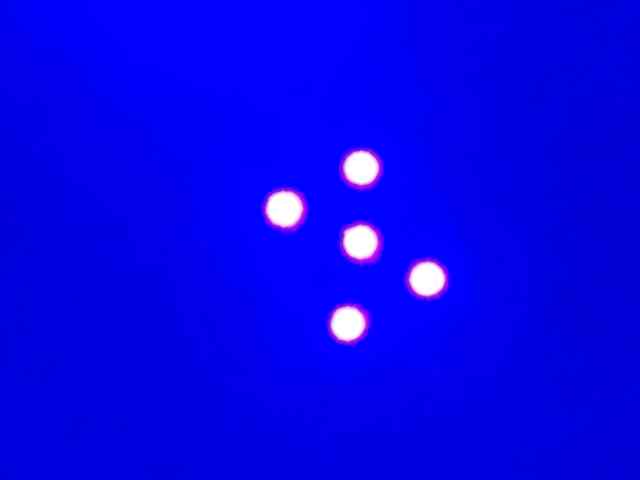
#> input picture luminosity_drone/luminosity_drone/image_1.png, 640 x 480 px
$ python -i led_detection.py   (imports and definitions only)
#> lines starting #> are read from the running program, lines starting #| are printed output that depends on the picture; after the words box and inside, x2 and y2 are one past the last pixel; in counts of white or black regions, pixels touching at a corner belong together
#> further down, picture is the input picture: shape (480, 640, 3); mean B, G, R 234.2, 4.3, 6.5
'''
# Team ID:           1321
# Theme:             Luminosity Drone
# Author List:       M Krishnaprasad Varma, Karthik Manoranjan, Madhav Menon, Sneha Joe M
# Filename:          led_detection.py
# Functions:         led_finder
# Global variables:  None
'''

# import the necessary packages
from imutils import contours
from skimage import measure
import numpy as np
import imutils
import cv2


def led_finder(image):
    '''
    Purpose:
    ---
    To detect the LEDs present in the input frame and calculates the area of the individual LEDs present and the average normalised centroid of the LEDs.

    Input Arguments:
    ---
    `image` :  [ ndarray ]
        The image to be analysed.

    Returns:
    ---
    `Area` :  [ list ]
        list of areas of each detected LED.
    `Centroid` :  [ list ]
        Normalised average centroid of the LEDs.

    Example call:
    ---
    led_finder(image)
    '''
    dimension = image.shape
#> dimension = (480, 640, 3)
    # image = image[50:450, 50:450]
    # print(dimension)

    # image = cv2.imread('led.jpg', 1)
    # convert it to grayscale, and blur it
    gray_image = cv2.cvtColor(image, cv2.COLOR_BGR2GRAY)
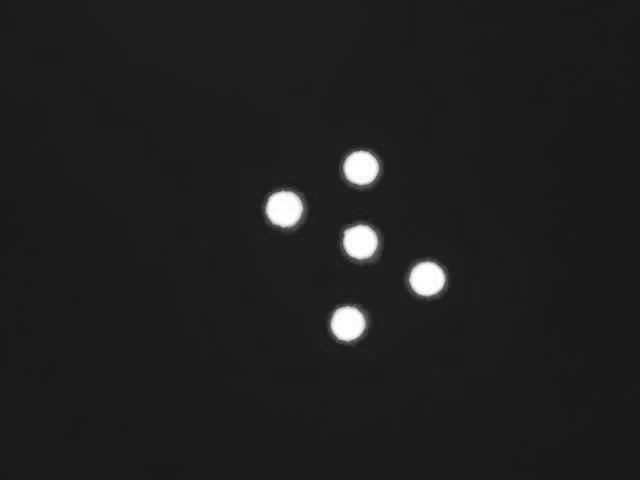
#> gray_image: shape (480, 640); min 24, max 255, mean 31.2
    blur_image = cv2.blur(gray_image, (11,11))
    # threshold the image to reveal light regions in the blurred image
    threshold_image = cv2.threshold(blur_image, 127, 255, cv2.THRESH_BINARY)[1]
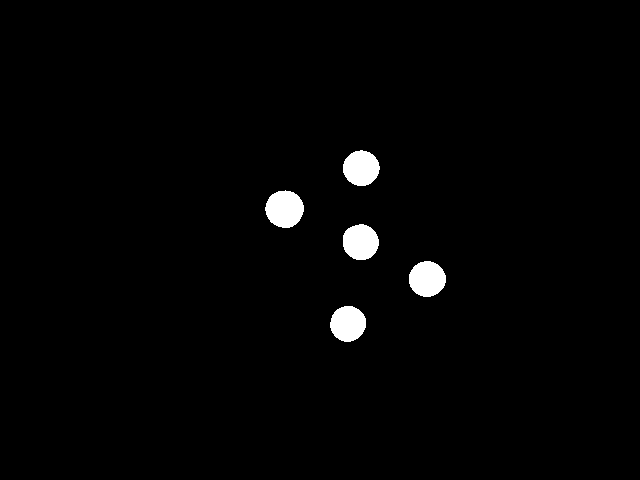
#> threshold_image: shape (480, 640); 1.7% white; 5 white regions, box (x1, y1, x2, y2) and area: (265, 190, 304, 228) 1129, (409, 261, 446, 297) 1038, (343, 224, 379, 260) 1024, (343, 150, 380, 186) 1019, (330, 306, 366, 342) 1009

    # perform a series of erosions and dilations to remove any small blobs of noise from the thresholded image
    threshold_image = cv2.erode(threshold_image, None, iterations=1)
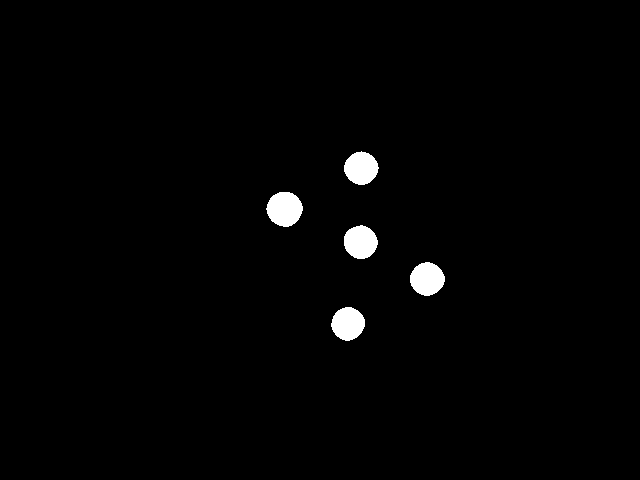
#> threshold_image: shape (480, 640); 1.5% white; 5 white regions, box (x1, y1, x2, y2) and area: (266, 192, 303, 227) 980, (410, 262, 445, 296) 896, (344, 225, 378, 259) 884, (344, 151, 379, 185) 877, (331, 307, 365, 341) 869
    threshold_image = cv2.dilate(threshold_image, None, iterations=1)
    # perform a connected component analysis on the thresholded image, then initialize a mask to store only the "large" components
    label_image = measure.label(threshold_image, background=0, connectivity=None)
#> label_image: shape (480, 640) int64; 6 distinct labels, from 0 to 5
    mask = np.zeros(threshold_image.shape, dtype="uint8")
    # loop over the unique components
    for label in np.unique(label_image):
            # if this is the background label, ignore it
            if label == 0:
                continue
            # otherwise, construct the label mask and count the number of pixels
            labelMask = np.zeros(threshold_image.shape, dtype="uint8")
            labelMask = np.zeros(threshold_image.shape, dtype="uint8")
            labelMask[label_image == label] = 255
            numPixels = cv2.countNonZero(labelMask)
        # if the number of pixels in the component is sufficiently large, then add it to our mask of "large blobs"
            if numPixels > 200:
                mask = cv2.add(mask, labelMask)
#> this loop made 6 passes
#> numPixels on passes 2 to 6: 1019, 1128, 1024, 1038, 1009
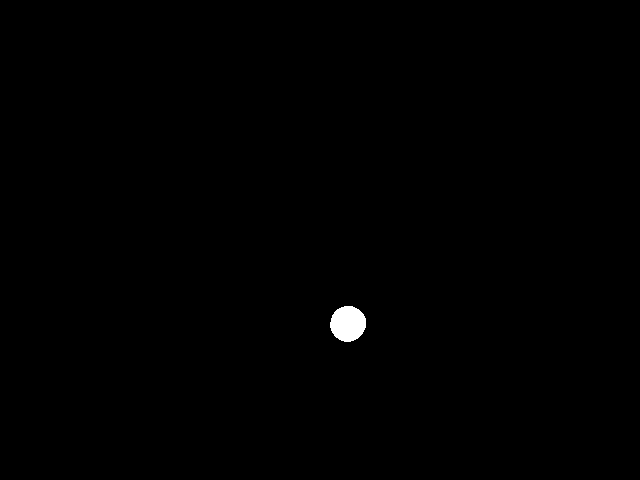
#> labelMask: shape (480, 640); 0.33% white; 1 white region
    # find the contours in the mask, then sort them from left to right
    contour = cv2.findContours(mask.copy(), cv2.RETR_EXTERNAL, cv2.CHAIN_APPROX_SIMPLE)
#> contour = 5 contours; box (x1, y1, x2, y2) and area: (265, 191, 304, 228) 1074, (409, 261, 446, 297) 987, (343, 224, 379, 260) 973, (343, 150, 380, 186) 968, (330, 306, 366, 342) 958
    contour = imutils.grab_contours(contour)
    if contour == ():
        return [], [0,0]
    else:
        contour = contours.sort_contours(contour)[0]
    # loop over the contours
    # Initialize lists to store centroid coordinates and area
        centroid_x = 0
        centroid_y = 0
        Area = []

        # print(contour[0])
        # Loop over the contours
        for (i, c) in enumerate(contour):
            # Calculate the area of the contour
                area = cv2.contourArea(c)

            # Draw the bright spot on the image
                (x, y, w, h) = cv2.boundingRect(c)
                (cX, cY), radius = cv2.minEnclosingCircle(c)
                cv2.circle(image, (int(cX), int(cY)), int(radius),(0, 0, 255), 2)
                cv2.putText(image, "#{}".format(i + 1), (x, y - 15), cv2.FONT_HERSHEY_SIMPLEX, 0.45, (0, 0, 255), 2)

                cx = (x+x+w)/2
                cy = (y+y+h)/2

            # Append centroid coordinates and area to the respective lists
                Area.append(area)
                centroid_x+=cx
                centroid_y+=cy
#> this loop made 5 passes
#> (area, x, y, w, h, cX, cY, radius) on passes 1 to 5: (1074, 265, 191, 39, 37, 284.1, 208.5, 19.19), (958.5, 330, 306, 36, 36, 347.7, 323.3, 18.09), (973, 343, 224, 36, 36, 360, 241.6, 18.35), (968.5, 343, 150, 37, 36, 360.8, 168, 18.28), (987, 409, 261, 37, 36, 426.9, 278.6, 18.46)
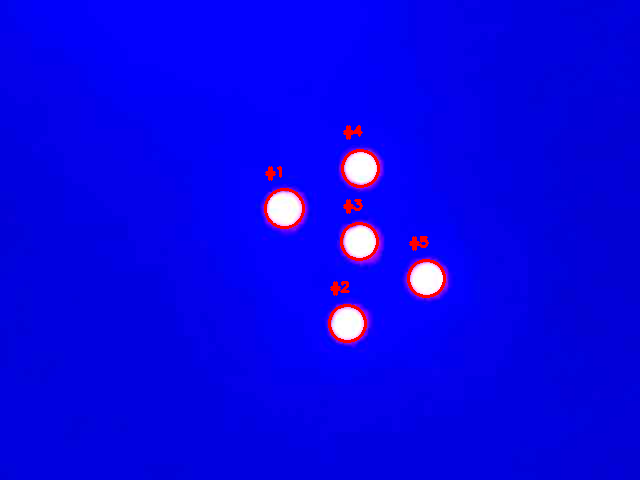
#> image: shape (480, 640, 3); 0.82% of pixels changed, all inside (x1, y1, x2, y2) = (264, 125, 446, 343)
#> after the loop, Area = [1074, 958.5, 973, 968.5, 987]; centroid_x = 1782.5; centroid_y = 1222.5

        avg_x = centroid_x/len(Area)
#> avg_x = 356.5
        avg_y = centroid_y/len(Area)
#> avg_y = 244.5

        avg_x /= dimension[1]
#> avg_x = 0.557
        avg_y /= dimension[0]
#> avg_y = 0.509

        return Area, [avg_x, avg_y]


# [16 lines of commented-out code are left out]

>>> import cv2
>>> picture = cv2.imread('../luminosity_drone/image_1.png')
>>> result = led_finder(picture)
#> result = ([1074, 958.5, 973, 968.5, 987], [0.557, 0.509])

$ run again, on luminosity_drone/luminosity_drone/image_2.png
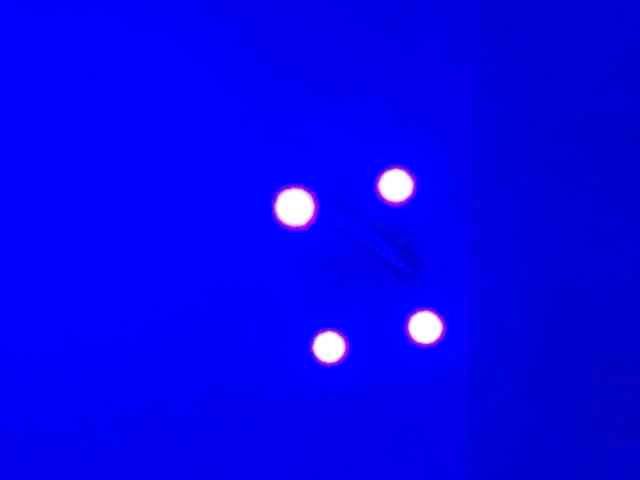
#> input picture luminosity_drone/luminosity_drone/image_2.png, 640 x 480 px
#> picture is the input picture: shape (480, 640, 3); mean B, G, R 237.2, 3.7, 5.7
#> in led_finder, `threshold_image = cv2.erode(threshold_image, None, iterations=1)`:
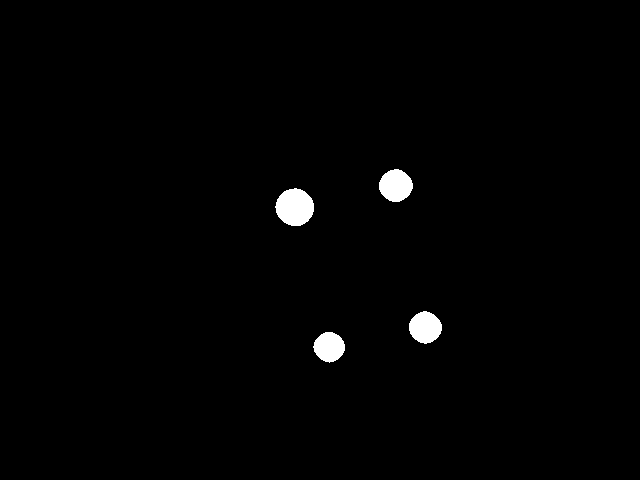
#> threshold_image: shape (480, 640); 1.1% white; 4 white regions, box (x1, y1, x2, y2) and area: (275, 188, 314, 226) 1127, (379, 169, 413, 202) 846, (409, 311, 442, 344) 810, (313, 332, 345, 363) 727
#> label_image: shape (480, 640) int64; 5 distinct labels, from 0 to 4
#> the loop in led_finder, `for label in np.unique(label_image):` made 5 passes
#> numPixels on passes 2 to 5: 984, 1285, 946, 857
#> contour = 4 contours; box (x1, y1, x2, y2) and area: (274, 187, 315, 227) 1228, (378, 168, 414, 203) 934, (408, 310, 443, 345) 898, (312, 331, 346, 364) 811
#> the loop in led_finder, `for (i, c) in enumerate(contour):` made 4 passes
#> (area, x, y, w, h, cX, cY, radius) on passes 1 to 4: (1228, 274, 187, 41, 40, 294.3, 207, 20.37), (811, 312, 331, 34, 33, 328.7, 346.9, 16.81), (934.5, 378, 168, 36, 35, 395.4, 185.5, 17.96), (897.5, 408, 310, 35, 35, 424.9, 327, 17.59)
#> after the loop in led_finder, `for (i, c) in enumerate(contour):`:
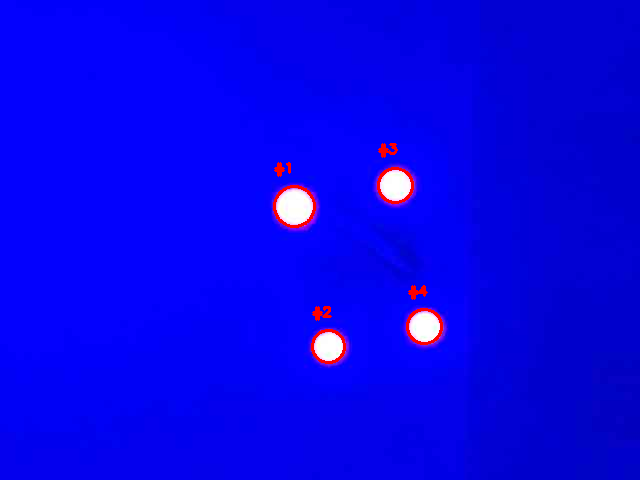
#> image: shape (480, 640, 3); 0.64% of pixels changed, all inside (x1, y1, x2, y2) = (273, 143, 443, 364)
#> after the loop in led_finder, `for (i, c) in enumerate(contour):`: Area = [1228, 811, 934.5, 897.5]; centroid_x = 1445; centroid_y = 1067.5
#> in led_finder, `avg_x = centroid_x/len(Area)`: avg_x = 361.2
#> in led_finder, `avg_y = centroid_y/len(Area)`: avg_y = 266.9
#> in led_finder, `avg_x /= dimension[1]`: avg_x = 0.564
#> in led_finder, `avg_y /= dimension[0]`: avg_y = 0.556
#> result = ([1228, 811, 934.5, 897.5], [0.564, 0.556])

$ run again, on luminosity_drone/luminosity_drone/image_4.png
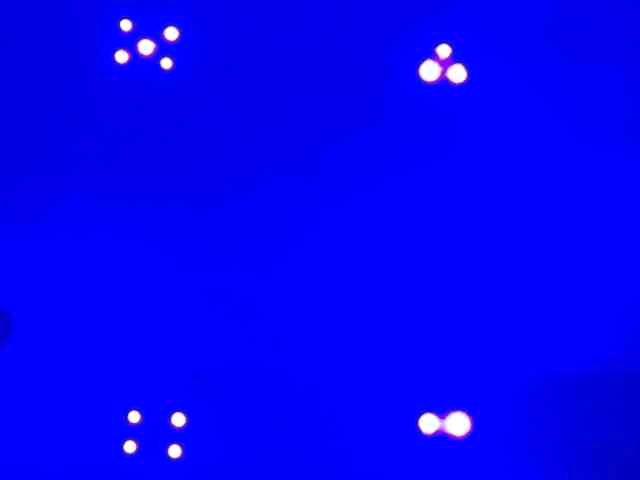
#> input picture luminosity_drone/luminosity_drone/image_4.png, 640 x 480 px
#> picture is the input picture: shape (480, 640, 3); mean B, G, R 245.9, 3.4, 5.4
#> in led_finder, `threshold_image = cv2.erode(threshold_image, None, iterations=1)`:
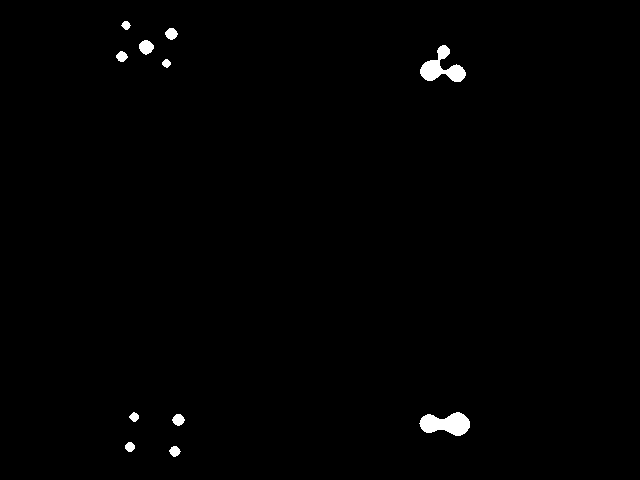
#> threshold_image: shape (480, 640); 0.79% white; 11 white regions, largest, box (x1, y1, x2, y2) and area: (419, 412, 470, 436) 822, (420, 45, 466, 82) 772, (139, 40, 154, 55) 161
#> label_image: shape (480, 640) int64; 12 distinct labels, from 0 to 11
#> the loop in led_finder, `for label in np.unique(label_image):` made 12 passes
#> numPixels on passes 2 to 9: 101, 165, 225, 990, 141, 96, 111, 992
#> contour = 3 contours; box (x1, y1, x2, y2) and area: (418, 411, 471, 437) 930, (419, 44, 467, 83) 913, (138, 39, 155, 56) 202
#> the loop in led_finder, `for (i, c) in enumerate(contour):` made 3 passes
#> (area, x, y, w, h, cX, cY, radius) on passes 1 to 3: (201.5, 138, 39, 17, 17, 145.8, 46.6, 8.6), (930, 418, 411, 53, 26, 444.1, 424, 26.19), (913, 419, 44, 48, 39, 442.8, 68.26, 24.47)
#> after the loop in led_finder, `for (i, c) in enumerate(contour):`:
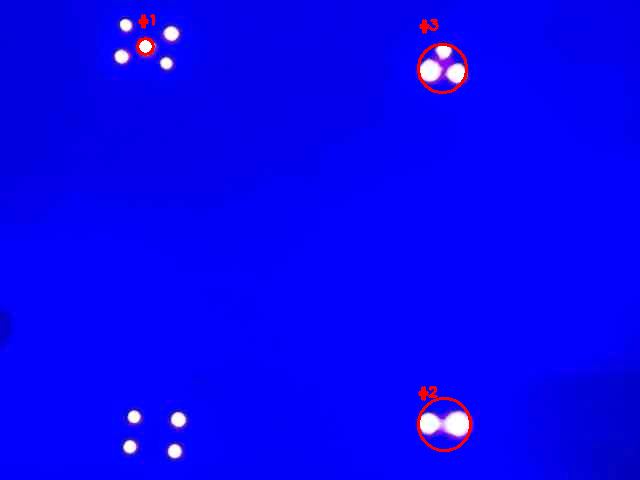
#> image: shape (480, 640, 3); 0.51% of pixels changed, all inside (x1, y1, x2, y2) = (136, 14, 472, 452)
#> after the loop in led_finder, `for (i, c) in enumerate(contour):`: Area = [201.5, 930, 913]; centroid_x = 1034; centroid_y = 535
#> in led_finder, `avg_x = centroid_x/len(Area)`: avg_x = 344.7
#> in led_finder, `avg_y = centroid_y/len(Area)`: avg_y = 178.3
#> in led_finder, `avg_x /= dimension[1]`: avg_x = 0.539
#> in led_finder, `avg_y /= dimension[0]`: avg_y = 0.372
#> result = ([201.5, 930, 913], [0.539, 0.372])
